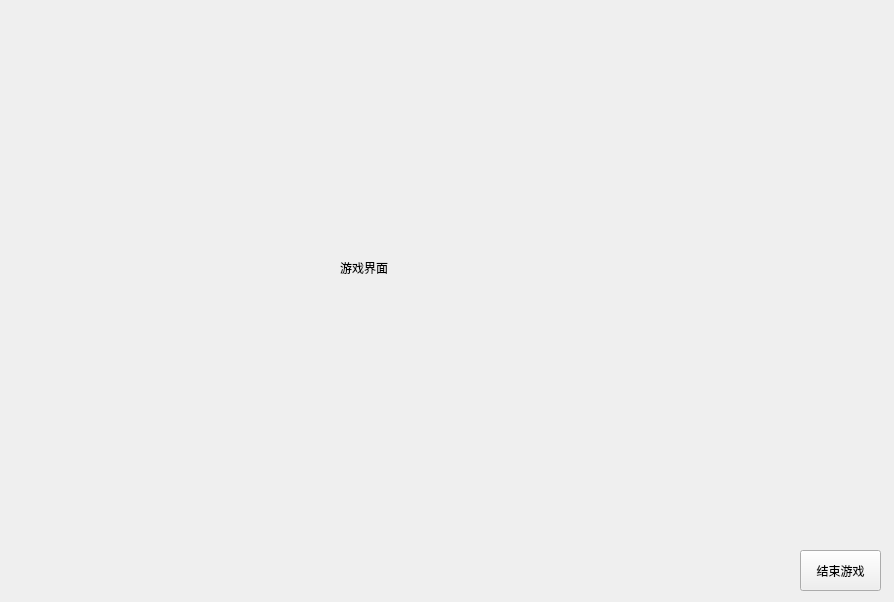
<?xml version="1.0" encoding="UTF-8"?>
<ui version="4.0">
 <class>Game</class>
 <widget class="QWidget" name="Game">
  <property name="geometry">
   <rect>
    <x>0</x>
    <y>0</y>
    <width>894</width>
    <height>602</height>
   </rect>
  </property>
  <property name="windowTitle">
   <string>Form</string>
  </property>
  <widget class="QPushButton" name="pushButton">
   <property name="geometry">
    <rect>
     <x>800</x>
     <y>550</y>
     <width>81</width>
     <height>41</height>
    </rect>
   </property>
   <property name="text">
    <string>结束游戏</string>
   </property>
  </widget>
  <widget class="QLabel" name="label">
   <property name="geometry">
    <rect>
     <x>340</x>
     <y>260</y>
     <width>61</width>
     <height>16</height>
    </rect>
   </property>
   <property name="text">
    <string>游戏界面</string>
   </property>
  </widget>
 </widget>
 <resources/>
 <connections/>
</ui>
